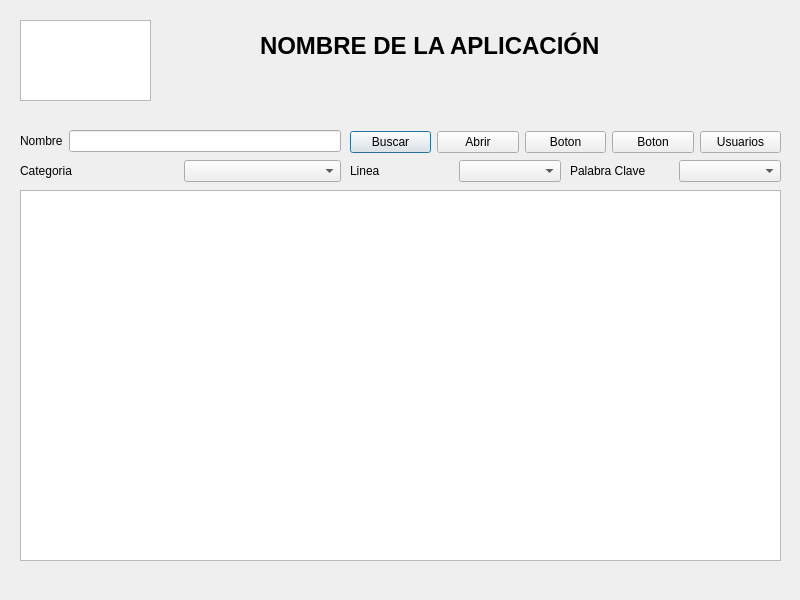
<?xml version="1.0" encoding="UTF-8"?>
<ui version="4.0">
 <class>Win_Start</class>
 <widget class="QDialog" name="Win_Start">
  <property name="geometry">
   <rect>
    <x>0</x>
    <y>0</y>
    <width>800</width>
    <height>600</height>
   </rect>
  </property>
  <property name="windowTitle">
   <string>Dialog</string>
  </property>
  <widget class="QListView" name="listView">
   <property name="geometry">
    <rect>
     <x>20</x>
     <y>190</y>
     <width>761</width>
     <height>371</height>
    </rect>
   </property>
  </widget>
  <widget class="QGraphicsView" name="graphicsView">
   <property name="geometry">
    <rect>
     <x>20</x>
     <y>20</y>
     <width>131</width>
     <height>81</height>
    </rect>
   </property>
  </widget>
  <widget class="QLabel" name="label_5">
   <property name="geometry">
    <rect>
     <x>260</x>
     <y>30</y>
     <width>401</width>
     <height>31</height>
    </rect>
   </property>
   <property name="font">
    <font>
     <pointsize>18</pointsize>
     <weight>75</weight>
     <bold>true</bold>
    </font>
   </property>
   <property name="text">
    <string>NOMBRE DE LA APLICACIÓN</string>
   </property>
  </widget>
  <widget class="QWidget" name="">
   <property name="geometry">
    <rect>
     <x>350</x>
     <y>130</y>
     <width>431</width>
     <height>25</height>
    </rect>
   </property>
   <layout class="QHBoxLayout" name="horizontalLayout_5">
    <item>
     <widget class="QPushButton" name="BNT_Buscar">
      <property name="text">
       <string>Buscar</string>
      </property>
     </widget>
    </item>
    <item>
     <widget class="QPushButton" name="pushButton_4">
      <property name="text">
       <string>Abrir</string>
      </property>
     </widget>
    </item>
    <item>
     <widget class="QPushButton" name="pushButton_6">
      <property name="text">
       <string>Boton</string>
      </property>
     </widget>
    </item>
    <item>
     <widget class="QPushButton" name="pushButton_2">
      <property name="text">
       <string>Boton</string>
      </property>
     </widget>
    </item>
    <item>
     <widget class="QPushButton" name="BTN_Usuarios">
      <property name="text">
       <string>Usuarios</string>
      </property>
     </widget>
    </item>
   </layout>
  </widget>
  <widget class="QWidget" name="">
   <property name="geometry">
    <rect>
     <x>20</x>
     <y>130</y>
     <width>321</width>
     <height>22</height>
    </rect>
   </property>
   <layout class="QHBoxLayout" name="horizontalLayout">
    <item>
     <widget class="QLabel" name="label">
      <property name="text">
       <string>Nombre</string>
      </property>
     </widget>
    </item>
    <item>
     <widget class="QLineEdit" name="lineEdit"/>
    </item>
   </layout>
  </widget>
  <widget class="QWidget" name="">
   <property name="geometry">
    <rect>
     <x>20</x>
     <y>160</y>
     <width>321</width>
     <height>22</height>
    </rect>
   </property>
   <layout class="QHBoxLayout" name="horizontalLayout_2">
    <item>
     <widget class="QLabel" name="label_2">
      <property name="text">
       <string>Categoria</string>
      </property>
     </widget>
    </item>
    <item>
     <widget class="QComboBox" name="comboBox_3">
      <property name="editable">
       <bool>false</bool>
      </property>
     </widget>
    </item>
   </layout>
  </widget>
  <widget class="QWidget" name="">
   <property name="geometry">
    <rect>
     <x>350</x>
     <y>160</y>
     <width>211</width>
     <height>22</height>
    </rect>
   </property>
   <layout class="QHBoxLayout" name="horizontalLayout_3">
    <item>
     <widget class="QLabel" name="label_3">
      <property name="text">
       <string>Linea</string>
      </property>
     </widget>
    </item>
    <item>
     <widget class="QComboBox" name="comboBox_4"/>
    </item>
   </layout>
  </widget>
  <widget class="QWidget" name="">
   <property name="geometry">
    <rect>
     <x>570</x>
     <y>160</y>
     <width>211</width>
     <height>22</height>
    </rect>
   </property>
   <layout class="QHBoxLayout" name="horizontalLayout_4">
    <item>
     <widget class="QLabel" name="label_4">
      <property name="text">
       <string>Palabra Clave</string>
      </property>
     </widget>
    </item>
    <item>
     <widget class="QComboBox" name="comboBox_5"/>
    </item>
   </layout>
  </widget>
 </widget>
 <resources/>
 <connections/>
</ui>
